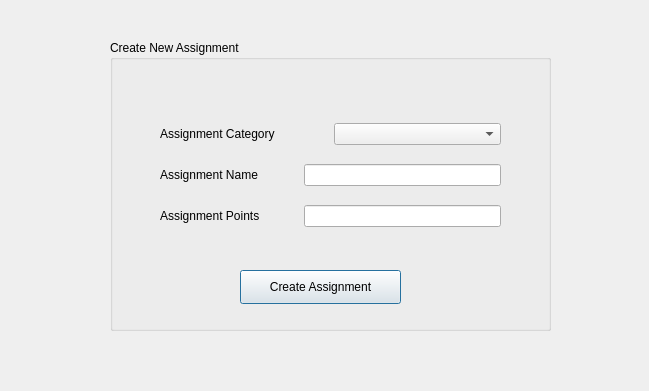
<?xml version="1.0" encoding="UTF-8"?>
<ui version="4.0">
 <class>Dialog</class>
 <widget class="QDialog" name="Dialog">
  <property name="geometry">
   <rect>
    <x>0</x>
    <y>0</y>
    <width>649</width>
    <height>391</height>
   </rect>
  </property>
  <property name="windowTitle">
   <string>Dialog</string>
  </property>
  <widget class="QGroupBox" name="groupBox">
   <property name="geometry">
    <rect>
     <x>110</x>
     <y>40</y>
     <width>441</width>
     <height>291</height>
    </rect>
   </property>
   <property name="title">
    <string>Create New Assignment</string>
   </property>
   <widget class="QWidget" name="horizontalLayoutWidget">
    <property name="geometry">
     <rect>
      <x>50</x>
      <y>70</y>
      <width>341</width>
      <height>131</height>
     </rect>
    </property>
    <layout class="QHBoxLayout" name="horizontalLayout">
     <item>
      <layout class="QVBoxLayout" name="verticalLayout_2">
       <item>
        <layout class="QHBoxLayout" name="horizontalLayout_2">
         <item>
          <widget class="QLabel" name="assignmentCategoryLabel">
           <property name="text">
            <string>Assignment Category</string>
           </property>
          </widget>
         </item>
         <item>
          <widget class="QComboBox" name="assignmentCategoryDropdown"/>
         </item>
        </layout>
       </item>
       <item>
        <layout class="QHBoxLayout" name="horizontalLayout_3">
         <item>
          <widget class="QLabel" name="assignmentNameLabel">
           <property name="text">
            <string>Assignment Name</string>
           </property>
          </widget>
         </item>
         <item>
          <spacer name="horizontalSpacer">
           <property name="orientation">
            <enum>Qt::Horizontal</enum>
           </property>
           <property name="sizeType">
            <enum>QSizePolicy::Fixed</enum>
           </property>
           <property name="sizeHint" stdset="0">
            <size>
             <width>40</width>
             <height>20</height>
            </size>
           </property>
          </spacer>
         </item>
         <item>
          <widget class="QLineEdit" name="assignmentNameField"/>
         </item>
        </layout>
       </item>
       <item>
        <layout class="QHBoxLayout" name="horizontalLayout_4">
         <item>
          <widget class="QLabel" name="assignmentPointsLabel">
           <property name="text">
            <string>Assignment Points</string>
           </property>
          </widget>
         </item>
         <item>
          <spacer name="horizontalSpacer_2">
           <property name="orientation">
            <enum>Qt::Horizontal</enum>
           </property>
           <property name="sizeType">
            <enum>QSizePolicy::Fixed</enum>
           </property>
           <property name="sizeHint" stdset="0">
            <size>
             <width>38</width>
             <height>20</height>
            </size>
           </property>
          </spacer>
         </item>
         <item>
          <widget class="QLineEdit" name="assignmentPointsField"/>
         </item>
        </layout>
       </item>
      </layout>
     </item>
    </layout>
   </widget>
   <widget class="QPushButton" name="createAssignmentButton">
    <property name="geometry">
     <rect>
      <x>130</x>
      <y>230</y>
      <width>161</width>
      <height>34</height>
     </rect>
    </property>
    <property name="text">
     <string>Create Assignment</string>
    </property>
   </widget>
  </widget>
 </widget>
 <resources/>
 <connections/>
</ui>
